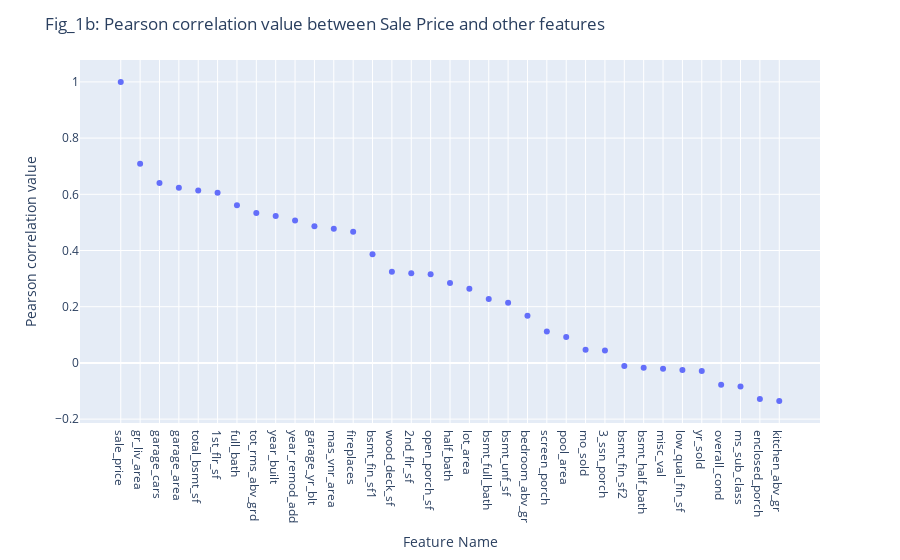

The notebook cell this image was saved under:
### Markdown cell above
Fig_1a shows the heatmap of Pearson correlation matrix for features with numerical data type. The correlation compares two features at a time, and the correlation values can range from -1 to 1. When two features are negatively correlated, an increase in one feature decreases the other feature. On the other hand, when two features are positively correlated, an increase in one feature increases the other feature. A 0 correlation value means that the two features are not correlated, hence any increase or decrease in one feature does not affect the other feature.

The right most column of the heatmap shows how sale price is correlated to other feature. These values are extracted and plotted in Fig_1b.

### Code cell
fig_1b = px.scatter(x=corr_matrix.index, y=corr_matrix["sale_price"])

fig_1b.update_xaxes(title_text="Feature Name")
fig_1b.update_yaxes(title_text="Pearson correlation value")
fig_1b.update_layout(title_text="Fig_1b: Pearson correlation value between Sale Price and other features")
fig_1b.show()

### Figure 1 — Plotly figure (JSON) as saved in the notebook; plotly's stock layout.template omitted (floating-point values rounded to 4 significant figures)
{"data": [{"hovertemplate": "x=%{x}<br>y=%{y}<extra></extra>", "legendgroup": "", "marker": {"color": "#636efa", "symbol": "circle"}, "mode": "markers", "name": "", "orientation": "v", "showlegend": false, "type": "scatter", "x": ["sale_price", "gr_liv_area", "garage_cars", "garage_area", "total_bsmt_sf", "1st_flr_sf", "full_bath", "tot_rms_abv_grd", "year_built", "year_remod_add", "garage_yr_blt", "mas_vnr_area", "fireplaces", "bsmt_fin_sf1", "wood_deck_sf", "2nd_flr_sf", "open_porch_sf", "half_bath", "lot_area", "bsmt_full_bath", "bsmt_unf_sf", "bedroom_abv_gr", "screen_porch", "pool_area", "mo_sold", "3_ssn_porch", "bsmt_fin_sf2", "bsmt_half_bath", "misc_val", "low_qual_fin_sf", "yr_sold", "overall_cond", "ms_sub_class", "enclosed_porch", "kitchen_abv_gr"], "xaxis": "x", "y": [1, 0.7086, 0.6404, 0.6234, 0.6136, 0.6059, 0.5607, 0.5337, 0.5229, 0.5071, 0.4864, 0.4775, 0.4669, 0.3864, 0.3244, 0.3193, 0.3159, 0.2841, 0.2638, 0.2271, 0.2145, 0.1682, 0.1114, 0.0924, 0.04643, 0.04458, -0.01138, -0.01684, -0.02119, -0.02561, -0.02892, -0.07786, -0.08428, -0.1286, -0.1359], "yaxis": "y"}], "layout": {"legend": {"tracegroupgap": 0}, "margin": {"t": 60}, "title": {"text": "Fig_1b: Pearson correlation value between Sale Price and other features"}, "xaxis": {"anchor": "y", "domain": [0, 1], "title": {"text": "Feature Name"}}, "yaxis": {"anchor": "x", "domain": [0, 1], "title": {"text": "Pearson correlation value"}}}}
